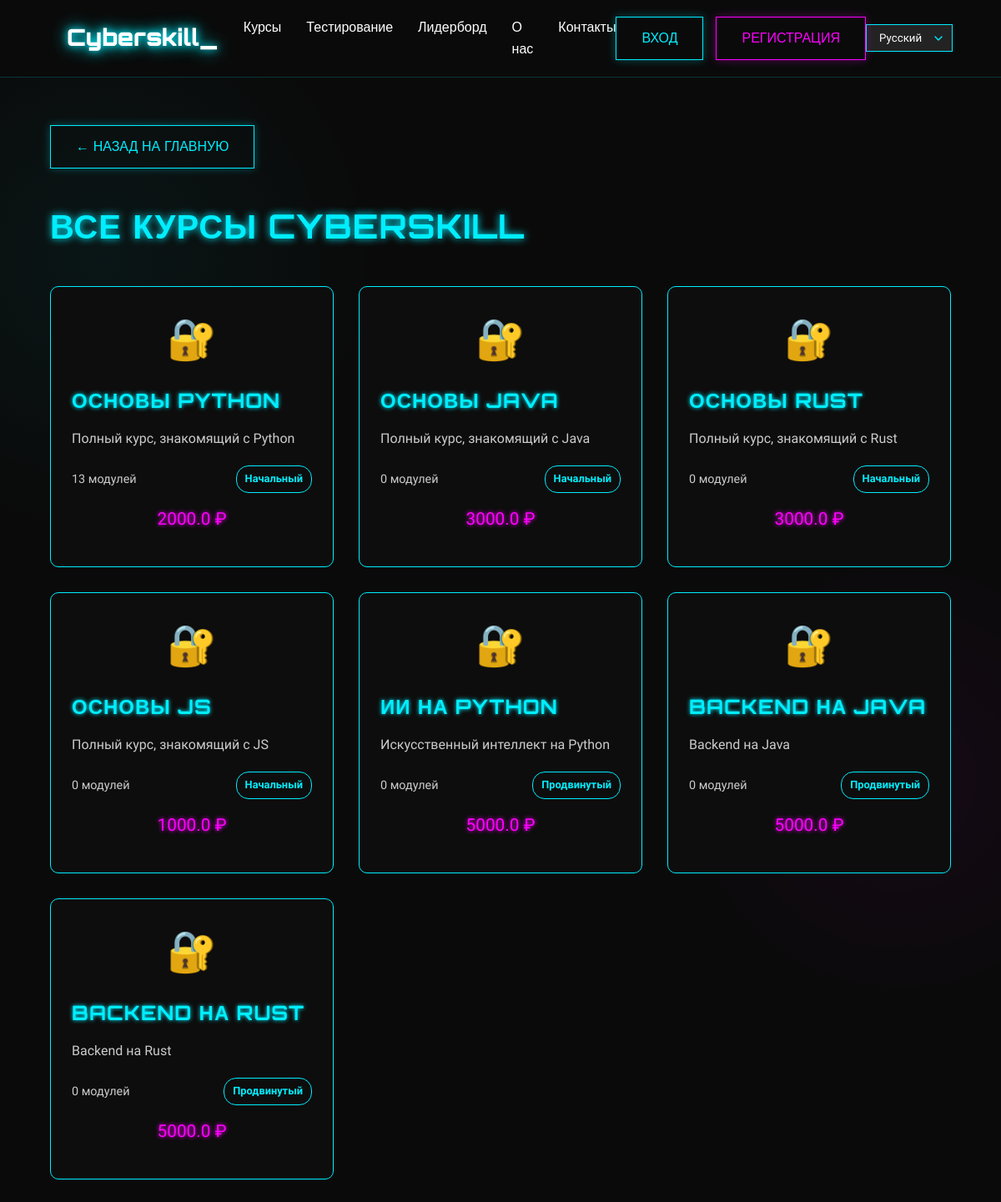
Page /courses/ on the committed database.
### models.py (models this page shows, shortened)
class BaseModel(Base):
    __abstract__ = True
    __allow_unmapped__ = True
    id = Column(Integer, primary_key=True)

class Course(BaseModel):
    __tablename__ = "courses"
    name = Column(String)
    description = Column(String)
    price = Column(Float)
    course_lvl = Column(Enum(CourseLvl))
    users = relationship(User, secondary="student_course", back_populates="courses")
    topics = relationship("Topic")

### routers/courses.py (the view)
@router.get("/", name="courses")
def get_courses(request: Request, users: Query = Depends(get_users), courses: Query = Depends(get_courses_query) ):
    available_courses = []
    if token:= request.cookies.get("access_token"):
        payload = get_current_token_payload(token)
        user: User = get_current_auth_user(payload, users)
        available_courses.extend(user.courses)
    return templates.TemplateResponse(
        request=request,
        name="courses.html",
        context={"request": request, "courses":courses.all(), "available_courses":available_courses})

### web/templates/courses.html (shortened to what this page needs)
<!DOCTYPE html>
<html lang="ru">
<head>
    <link rel="stylesheet" href="{{ url_for('static', path='css/main.css') }}">
    <link rel="stylesheet" href="https://cdnjs.cloudflare.com/ajax/libs/animate.css/4.1.1/animate.min.css">
</head>
<body>
    <div class="matrix-rain" id="matrixRain"></div>
    <div class="container courses-page-container">
        <a href="{{ url_for('index') }}" class="btn back-button">← Назад на главную</a>
        <h1 class="page-title">Все курсы Cyberskill</h1>
        <div class="courses-grid" id="coursesGrid">
            {% for course in courses %}
            {% if course in available_courses %}
            <a href="{{ url_for('course', course_id=course.id)}}" style="text-decoration: none;">
            {% else %}
            <a href="{{ url_for('buy_course', course_id=course.id)}}" style="text-decoration: none;">
            {% endif %}
            <div class="course-card animate-on-scroll" data-animation="fadeInUp" data-course-id="1">
                <div class="course-icon">{{ course.icon }}🔐</div>
                <h3 class="course-title">{{ course.name }}</h3>
                <p class="course-description">{{ course.description }}</p>
                <div class="course-meta">
                    <span>{{ course.topics | length }} модулей</span>
                    <span class="course-level">{{ course.course_lvl.value }}</span>
                </div>
                {% if course in available_courses %}
                <div class="course-price">Куплен</div>
                {% else %}
                <div class="course-price">{{ course.price }} ₽</div>
                {% endif %}
            </div>
            </a>
            {% endfor %}
</body>
</html>

### web/static/css/main.css (style rules this page uses)
:root { --neon-blue: #00eeff; --neon-pink: #ff00ff; --neon-purple: #9900ff; --neon-green: #00ff00; --dark-bg: #0a0a0a; --dark-secondary: #0d0d0d; --text-primary: #ffffff; --text-secondary: #cccccc; }
* { margin: 0; padding: 0; box-sizing: border-box; }
html { scroll-behavior: smooth; }
body { background-color: var(--dark-bg); color: var(--text-primary); font-family: 'Rajdhani', sans-serif; line-height: 1.6; overflow-x: hidden; background-image: radial-gradient(circle at 10% 20%, rgba(0, 238, 255, 0.05) 0%, transparent 20%), radial-gradient(circle at 90% 60%, rgba(255, 0, 255, 0.05) 0%, transparent 20%); }
h1, h2, h3, h4, h5, h6 { font-family: 'Orbitron', sans-serif; font-weight: 700; text-transform: uppercase; letter-spacing: 1px; }
.container { width: 90%; max-width: 1200px; margin: 0 auto; padding: 0 20px; }
.btn { display: inline-block; padding: 12px 30px; background: transparent; color: var(--neon-blue); border: 1px solid var(--neon-blue); border-radius: 0; font-family: 'Orbitron', sans-serif; font-weight: 500; text-transform: uppercase; text-decoration: none; cursor: pointer; transition: all 0.3s ease; position: relative; overflow: hidden; box-shadow: 0 0 10px rgba(0, 238, 255, 0.3); }
.btn::before { content: ''; position: absolute; top: 0; left: -100%; width: 100%; height: 100%; background: linear-gradient(90deg, transparent, rgba(0, 238, 255, 0.2), transparent); transition: all 0.5s ease; }
.courses-grid { display: grid; grid-template-columns: repeat(auto-fill, minmax(300px, 1fr)); gap: 30px; margin-bottom: 60px; }
.course-card { background: var(--dark-secondary); border: 1px solid rgba(255, 255, 255, 0.1); padding: 25px; transition: all 0.3s ease; position: relative; overflow: hidden; cursor: pointer; opacity: 0; }
.course-card::before { content: ''; position: absolute; top: 0; left: 0; width: 5px; height: 0; background: var(--neon-blue); transition: all 0.3s ease; }
.course-icon { font-size: 2.5rem; margin-bottom: 15px; }
.course-card h3 { font-size: 1.5rem; margin-bottom: 15px; color: var(--neon-blue); }
.course-card p { color: var(--text-secondary); margin-bottom: 20px; }
.course-meta { display: flex; justify-content: space-between; color: var(--text-secondary); font-size: 0.9rem; margin-bottom: 15px; }
.course-level { display: inline-block; padding: 3px 10px; background: rgba(0, 238, 255, 0.2); color: var(--neon-blue); font-size: 0.8rem; border: 1px solid var(--neon-blue); }
.matrix-rain { position: fixed; top: 0; left: 0; width: 100%; height: 100%; pointer-events: none; z-index: -1; opacity: 0.1; }
.animate-on-scroll { opacity: 0; transition: opacity 0.5s ease; }
.course-card, .test-container, .leaderboard-container { opacity: 1 !important; }

### web/templates/courses.html (style rules this page uses)
.courses-page-container { padding: 150px 0 100px; min-height: 100vh; }
.back-button { margin-bottom: 30px; display: inline-block; }
.page-title { font-size: 2.5rem; margin-bottom: 20px; color: var(--neon-blue); text-shadow: 0 0 10px var(--neon-blue); }
.courses-grid { display: grid; grid-template-columns: repeat(auto-fill, minmax(300px, 1fr)); gap: 30px; margin: 40px 0; }
.course-card { background: var(--dark-secondary); border: 1px solid var(--neon-blue); border-radius: 10px; padding: 25px; transition: all 0.3s ease; cursor: pointer; position: relative; overflow: hidden; }
.course-card::before { content: ''; position: absolute; top: 0; left: 0; width: 100%; height: 100%; background: linear-gradient(45deg, transparent, rgba(0, 238, 255, 0.1), transparent); opacity: 0; transition: opacity 0.3s ease; }
.course-icon { font-size: 3rem; margin-bottom: 15px; text-align: center; }
.course-title { font-size: 1.5rem; color: var(--neon-blue); margin-bottom: 10px; text-shadow: 0 0 5px var(--neon-blue); }
.course-description { color: var(--text-secondary); margin-bottom: 15px; line-height: 1.5; }
.course-meta { display: flex; justify-content: space-between; align-items: center; margin-bottom: 15px; font-size: 0.9rem; }
.course-level { padding: 5px 10px; border-radius: 15px; background: var(--dark-primary) ; color: var(--neon-blue); font-weight: 600; }
.course-price { font-size: 1.3rem; color: var(--neon-pink); text-shadow: 0 0 5px var(--neon-pink); text-align: center; margin: 15px 0; }

### rows in the picture
Course: name "ОСНОВЫ PYTHON", description "Полный курс, знакомящий с Python", topics|length "13", course_lvl.value "Начальный", price "2000.0"
Course: name "ОСНОВЫ JAVA", description "Полный курс, знакомящий с Java", topics|length "0", course_lvl.value "Начальный", price "3000.0"
Course: name "ОСНОВЫ RUST", description "Полный курс, знакомящий с Rust", topics|length "0", course_lvl.value "Начальный", price "3000.0"
Course: name "ОСНОВЫ JS", description "Полный курс, знакомящий с JS", topics|length "0", course_lvl.value "Начальный", price "1000.0"
Course: name "ИИ НА PYTHON", description "Искусственный интеллект на Python", topics|length "0", course_lvl.value "Продвинутый", price "5000.0"
Course: name "BACKEND НА JAVA", description "Backend на Java", topics|length "0", course_lvl.value "Продвинутый", price "5000.0"
Course: name "BACKEND НА RUST", description "Backend на Rust", topics|length "0", course_lvl.value "Продвинутый", price "5000.0"
